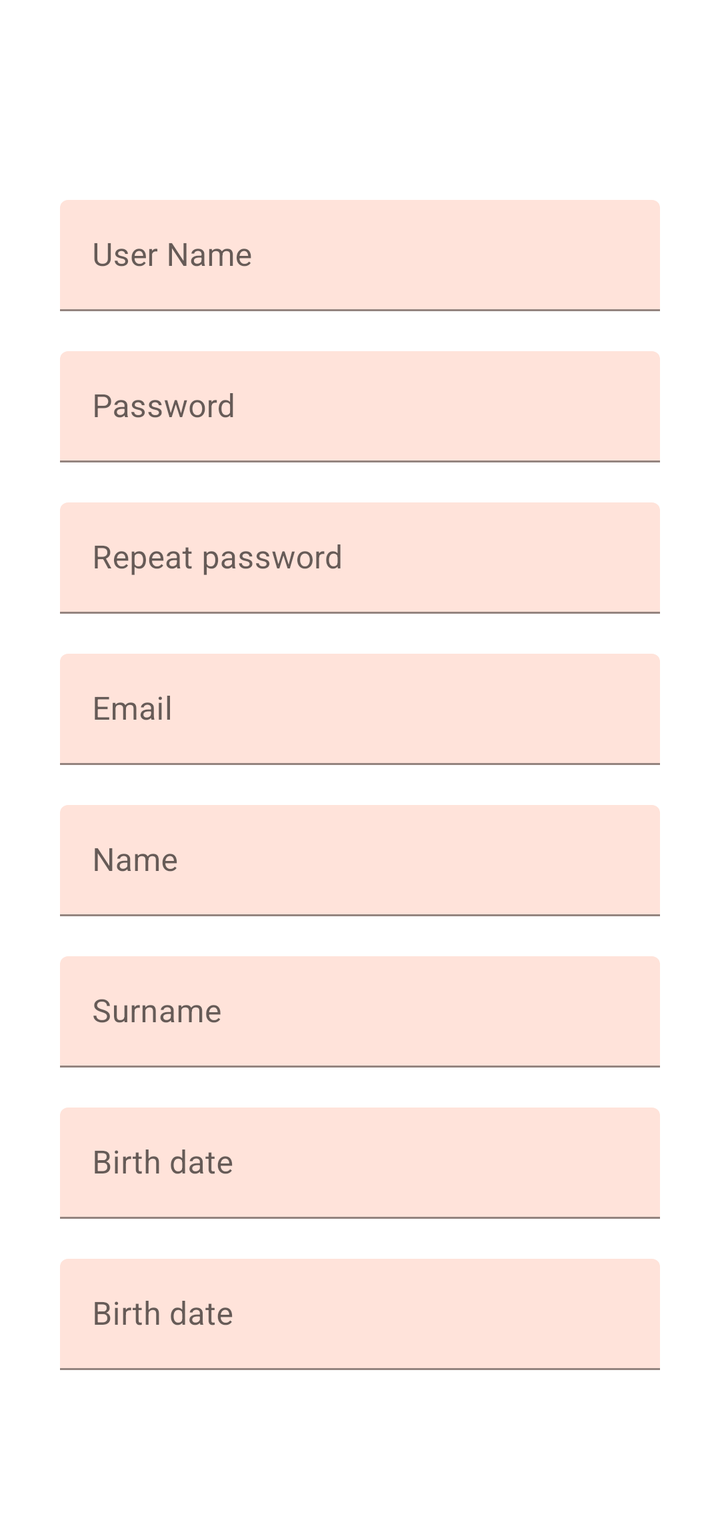
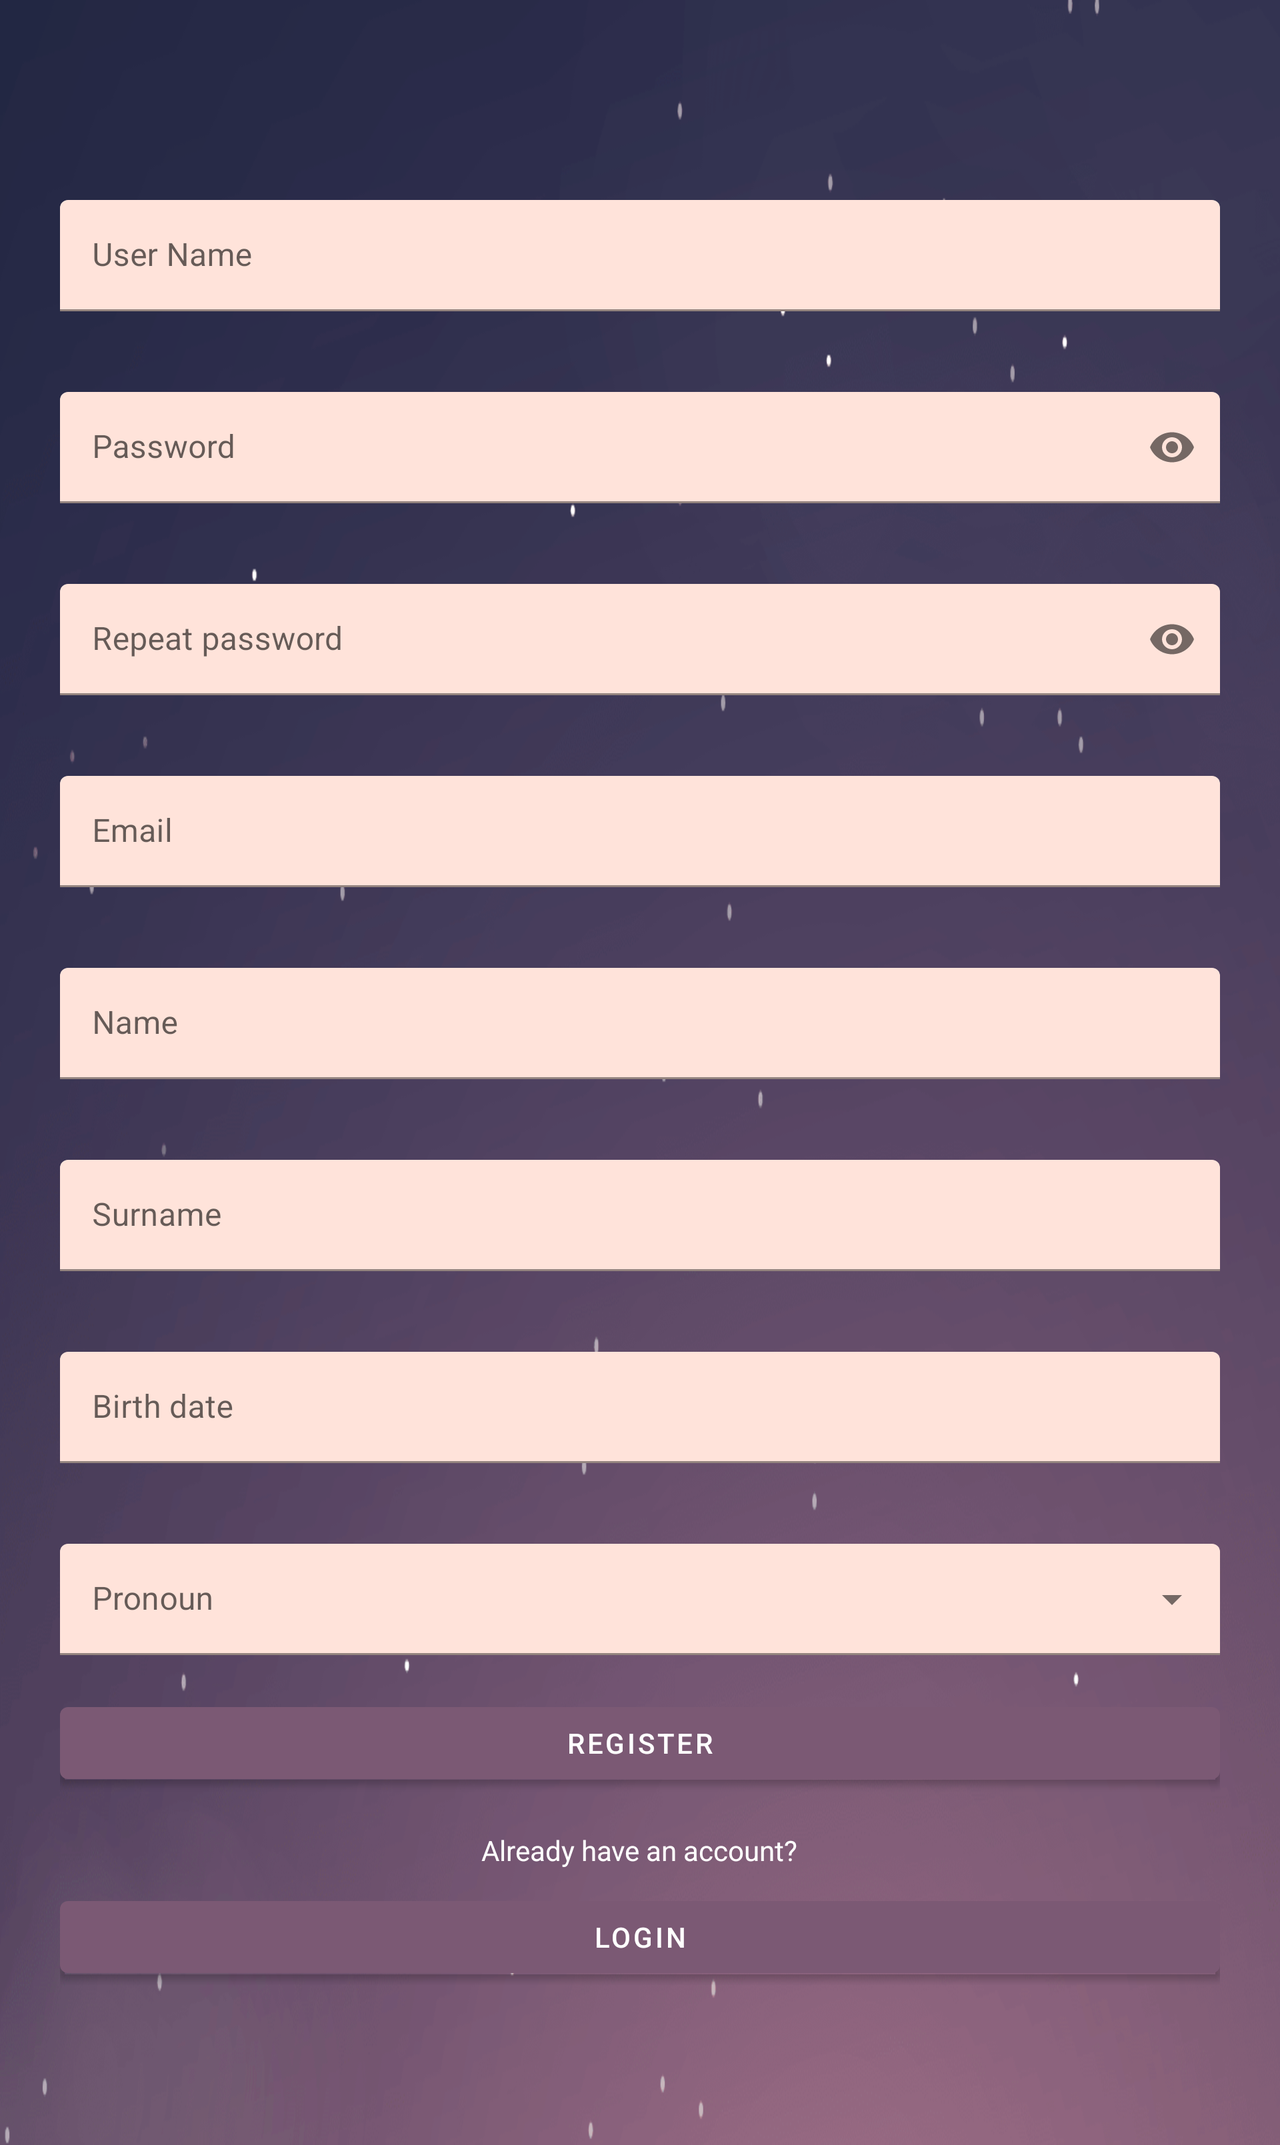

Compare how this app lays out the same screen by default and in its alternative resource folder. The renders come first, then the two layout files and the values they reference.
<!-- AndroidManifest.xml: application theme AppTheme -->
<!-- res/layout/fragment_register.xml -->
<?xml version="1.0" encoding="utf-8"?>
<ScrollView xmlns:android="http://schemas.android.com/apk/res/android"
    xmlns:tools="http://schemas.android.com/tools"
    android:layout_width="match_parent"
    android:layout_height="match_parent"
    xmlns:app="http://schemas.android.com/apk/res-auto"
    tools:context=".RegisterFragment"
    android:background="@drawable/wallpaper">

    <LinearLayout
        android:layout_width="match_parent"
        android:layout_height="wrap_content"
        android:orientation="vertical"
        android:paddingVertical="80dp"
        android:paddingHorizontal="30dp">

        <com.google.android.material.textfield.TextInputLayout
            android:id="@+id/regUser"
            android:layout_width="match_parent"
            android:layout_height="wrap_content"
            android:hint="User Name"
            style="@style/EditText">

            <com.google.android.material.textfield.TextInputEditText
                android:inputType="textPersonName"
                android:layout_width="match_parent"
                android:layout_height="wrap_content" />

        </com.google.android.material.textfield.TextInputLayout>
        <com.google.android.material.textfield.TextInputLayout
            android:id="@+id/regPass"
            android:layout_width="match_parent"
            android:layout_height="wrap_content"
            android:hint="Password"
            style="@style/EditText">

            <com.google.android.material.textfield.TextInputEditText
                android:inputType="textPassword"
                android:layout_width="match_parent"
                android:layout_height="wrap_content" />

        </com.google.android.material.textfield.TextInputLayout>
        <com.google.android.material.textfield.TextInputLayout
            android:id="@+id/regRepPass"
            android:layout_width="match_parent"
            android:layout_height="wrap_content"
            android:hint="Repeat password"
            style="@style/EditText">

            <com.google.android.material.textfield.TextInputEditText
                android:inputType="textPassword"
                android:layout_width="match_parent"
                android:layout_height="wrap_content" />

        </com.google.android.material.textfield.TextInputLayout>

        <com.google.android.material.textfield.TextInputLayout
            android:id="@+id/regEmail"
            android:layout_width="match_parent"
            android:layout_height="wrap_content"
            android:hint="Email"
            style="@style/EditText">

            <com.google.android.material.textfield.TextInputEditText
                android:inputType="textPassword"
                android:layout_width="match_parent"
                android:layout_height="wrap_content" />

        </com.google.android.material.textfield.TextInputLayout>

        <com.google.android.material.textfield.TextInputLayout
            android:id="@+id/regName"
            android:layout_width="match_parent"
            android:layout_height="wrap_content"
            android:hint="Name"
            style="@style/EditText">

            <com.google.android.material.textfield.TextInputEditText
                android:inputType="textPassword"
                android:layout_width="match_parent"
                android:layout_height="wrap_content" />

        </com.google.android.material.textfield.TextInputLayout>

        <com.google.android.material.textfield.TextInputLayout
            android:id="@+id/regSurname"
            android:layout_width="match_parent"
            android:layout_height="wrap_content"
            android:hint="Surname"
            style="@style/EditText">

            <com.google.android.material.textfield.TextInputEditText
                android:inputType="textPassword"
                android:layout_width="match_parent"
                android:layout_height="wrap_content" />

        </com.google.android.material.textfield.TextInputLayout>

        <com.google.android.material.textfield.TextInputLayout
            android:id="@+id/regBirth"
            android:layout_width="match_parent"
            android:layout_height="wrap_content"
            android:hint="Birth date"
            style="@style/EditText">

            <com.google.android.material.textfield.TextInputEditText
                android:inputType="textPassword"
                android:layout_width="match_parent"
                android:layout_height="wrap_content" />

        </com.google.android.material.textfield.TextInputLayout>

        <com.google.android.material.textfield.TextInputLayout
            android:id="@+id/regrBirth"
            android:layout_width="match_parent"
            android:layout_height="wrap_content"
            android:hint="Birth date"
            style="@style/EditText">

            <com.google.android.material.textfield.TextInputEditText
                android:inputType="textPassword"
                android:layout_width="match_parent"
                android:layout_height="wrap_content" />

        </com.google.android.material.textfield.TextInputLayout>
    </LinearLayout>

</ScrollView>
<!-- resources referenced by this layout -->
<resources>
  <style name="EditText">
          <item name="android:layout_marginTop">20dp</item>
          <item name="boxBackgroundColor">@color/sunColor</item>
      </style>
  <style name="AppTheme" parent="Theme.MaterialComponents.Light.NoActionBar">
          
          <item name="colorPrimary">@color/colorPrimary</item>
          <item name="colorPrimaryDark">@color/colorPrimaryDark</item>
          <item name="colorAccent">@color/colorAccent</item>
      </style>
  <color name="sunColor">#ffe3da</color>
  <color name="colorPrimary">#7b5974</color>
  <color name="colorPrimaryDark">#212641</color>
  <color name="colorAccent">#03DAC5</color>
</resources>
<!-- res/layout-land/fragment_register.xml (the repository's variant of the layout above) -->
<!-- drawn on the phone turned sideways -->
<?xml version="1.0" encoding="utf-8"?>
<ScrollView xmlns:android="http://schemas.android.com/apk/res/android"
    xmlns:tools="http://schemas.android.com/tools"
    android:layout_width="match_parent"
    android:layout_height="match_parent"
    xmlns:app="http://schemas.android.com/apk/res-auto"
    tools:context=".RegisterFragment"
    android:background="@drawable/wallpaperland">


    <LinearLayout
        android:layout_width="match_parent"
        android:layout_height="wrap_content"
        android:orientation="vertical"
        android:paddingVertical="80dp"
        android:paddingHorizontal="30dp">


        <com.google.android.material.textfield.TextInputLayout
            android:id="@+id/regUser"
            android:layout_width="match_parent"
            android:layout_height="wrap_content"
            android:hint="User Name"
            app:errorEnabled="true"
            style="@style/EditText">

            <com.google.android.material.textfield.TextInputEditText
                android:id="@+id/etregUser"
                android:inputType="textPersonName"
                android:layout_width="match_parent"
                android:layout_height="wrap_content" />

        </com.google.android.material.textfield.TextInputLayout>
        <com.google.android.material.textfield.TextInputLayout
            android:id="@+id/regPass"
            android:layout_width="match_parent"
            android:layout_height="wrap_content"
            android:hint="Password"
            app:endIconMode="password_toggle"
            app:errorEnabled="true"
            style="@style/EditText">

            <com.google.android.material.textfield.TextInputEditText
                android:id="@+id/etregPass"
                android:inputType="textPassword"
                android:layout_width="match_parent"
                android:layout_height="wrap_content" />

        </com.google.android.material.textfield.TextInputLayout>
        <com.google.android.material.textfield.TextInputLayout
            android:id="@+id/regRepPass"
            android:layout_width="match_parent"
            android:layout_height="wrap_content"
            app:endIconMode="password_toggle"
            android:hint="Repeat password"
            app:errorEnabled="true"
            style="@style/EditText">

            <com.google.android.material.textfield.TextInputEditText
                android:id="@+id/etregRepPass"
                android:inputType="textPassword"
                android:layout_width="match_parent"
                android:layout_height="wrap_content" />

        </com.google.android.material.textfield.TextInputLayout>

        <com.google.android.material.textfield.TextInputLayout
            android:id="@+id/regEmail"
            android:layout_width="match_parent"
            android:layout_height="wrap_content"
            android:hint="Email"
            app:errorEnabled="true"
            style="@style/EditText">

            <com.google.android.material.textfield.TextInputEditText
                android:id="@+id/etregEmail"
                android:inputType="textPassword"
                android:layout_width="match_parent"
                android:layout_height="wrap_content" />

        </com.google.android.material.textfield.TextInputLayout>

        <com.google.android.material.textfield.TextInputLayout
            android:id="@+id/regName"
            android:layout_width="match_parent"
            android:layout_height="wrap_content"
            android:hint="Name"
            app:errorEnabled="true"
            style="@style/EditText">

            <com.google.android.material.textfield.TextInputEditText
                android:id="@+id/etregName"
                android:inputType="textPassword"
                android:layout_width="match_parent"
                android:layout_height="wrap_content" />

        </com.google.android.material.textfield.TextInputLayout>

        <com.google.android.material.textfield.TextInputLayout
            android:id="@+id/regSurname"
            android:layout_width="match_parent"
            android:layout_height="wrap_content"
            android:hint="Surname"
            app:errorEnabled="true"
            style="@style/EditText">

            <com.google.android.material.textfield.TextInputEditText
                android:id="@+id/etregSurname"
                android:inputType="textPassword"
                android:layout_width="match_parent"
                android:layout_height="wrap_content" />

        </com.google.android.material.textfield.TextInputLayout>

        <com.google.android.material.textfield.TextInputLayout
            android:id="@+id/regBirth"
            android:layout_width="match_parent"
            android:layout_height="wrap_content"
            app:errorEnabled="true"
            android:hint="Birth date"
            style="@style/EditText">

            <com.google.android.material.textfield.TextInputEditText
                android:id="@+id/etregBirth"
                android:layout_width="match_parent"
                android:layout_height="wrap_content" />

        </com.google.android.material.textfield.TextInputLayout>

        <com.google.android.material.textfield.TextInputLayout
            android:id="@+id/regPronoun"
            android:layout_width="match_parent"
            android:layout_height="wrap_content"
            android:hint="Pronoun"
            android:layout_marginTop="20dp"
            app:boxBackgroundColor="@color/sunColor"

            style="@style/Widget.MaterialComponents.TextInputLayout.FilledBox.ExposedDropdownMenu">

            <AutoCompleteTextView
                android:id="@+id/etregPronoun"
                android:layout_width="match_parent"
                android:layout_height="wrap_content"
                />
        </com.google.android.material.textfield.TextInputLayout>

        <Button
            android:id="@+id/regBReg"
            android:layout_width="match_parent"
            android:layout_height="wrap_content"
            android:text="@string/register"
            android:layout_marginTop="20dp"
            android:layout_gravity="center_horizontal"/>

        <TextView
            android:layout_width="wrap_content"
            android:layout_height="wrap_content"
            android:layout_marginTop="20dp"
            android:text="Already have an account?"
            android:textColor="#FFFFFF"
            android:layout_gravity="center_horizontal"/>
        <Button
            android:id="@+id/regBLogin"
            android:layout_width="match_parent"
            android:layout_height="wrap_content"
            android:text="@string/login"
            android:layout_marginTop="10dp"
            android:layout_gravity="center_horizontal"/>
    </LinearLayout>

</ScrollView>
<!-- resources referenced by the variant -->
<!-- as the phone turned sideways resolves them -->
<resources>
  <color name="sunColor">#ffe3da</color>
  <!-- drawable wallpaperland: png bitmap (drawable, 200636 bytes) -->
  <string name="login">Login</string>
  <string name="register">register</string>
  <style name="EditText">
          <item name="android:layout_marginTop">20dp</item>
          <item name="boxBackgroundColor">@color/sunColor</item>
      </style>
  <style name="AppTheme" parent="Theme.MaterialComponents.Light.NoActionBar">
          
          <item name="colorPrimary">@color/colorPrimary</item>
          <item name="colorPrimaryDark">@color/colorPrimaryDark</item>
          <item name="colorAccent">@color/colorAccent</item>
      </style>
  <color name="colorPrimary">#7b5974</color>
  <color name="colorPrimaryDark">#212641</color>
  <color name="colorAccent">#03DAC5</color>
</resources>
